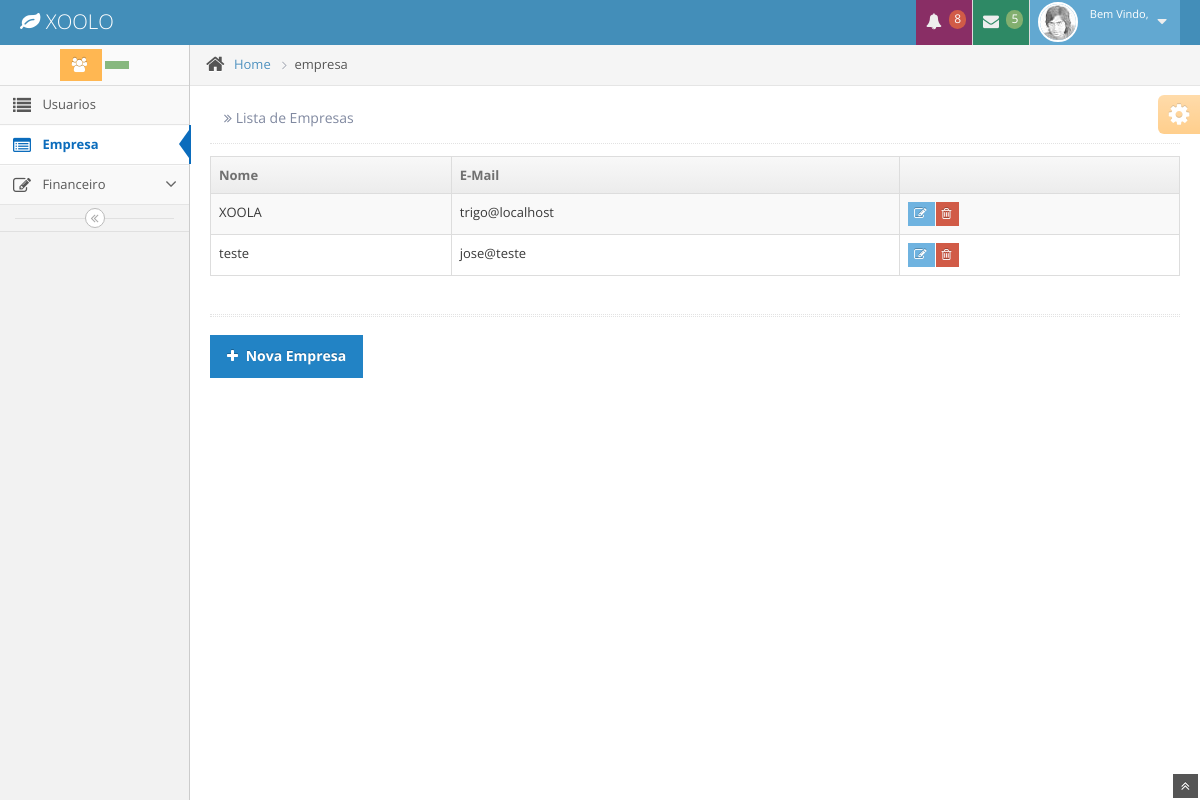
/empresa/ (signed in), run on the app's committed database.
### app/model/__init__.py (models this page shows, shortened)
class Empresa(db.Model):
      id            = db.Column(db.Integer, primary_key=True)
      nome          = db.Column(db.String(100), index=True)
      nome_resp     = db.Column(db.String(100), index=True)
      email         = db.Column(db.String(100), index=True)
      telegram      = db.Column(db.String(100), index=True)
      Usuario       = db.relationship('Usuario', backref='empresa', lazy='dynamic')
      Movimentacao  = db.relationship('Movimentacao', backref='empresa', lazy='dynamic')
      Categoria     = db.relationship('Categoria', backref='empresa', lazy='dynamic')
      Conta         = db.relationship('Conta', backref='empresa', lazy='dynamic')
      date_created  = db.Column(db.DateTime)
      date_modified = db.Column(db.DateTime)

### app/controllers/empresa/controllers.py (the view)
@empresa.route('/index')
@empresa.route('/')
@login_required
def index():
    todos = Empresa.query.all()
    session['tela'] = "empresa"
    return render_template('empresa/index.html',title='Lista de Empresas',todos=todos)

### app/__init__.py (called while the page is built)
@app.context_processor
def utility_processor():
    def formatar_dinheiro(value):
        if type(value) == str:
           value = int(value)
        valor = format_decimal(value, format='#.##,##;(#)')
        return "R$ {}".format(valor)
    return dict(formatar_dinheiro=formatar_dinheiro)

### app/controllers/auth/controllers.py (called while the page is built)
@login_manager.user_loader
def user_loader(user_id):
    return Usuario.query.get(user_id)

### app/templates/empresa/index.html (shortened to what this page needs)
{% extends "layout/base.html" %}
{% block content %}
          <div class="row-fluid">
            <div class="span12">
              <div class="row-fluid">
                <div class="span12">
                  <table id="sample-table-1" class="table table-striped table-bordered table-hover">
                     <thead>
                        <tr>
                          <th> Nome </th>
                          <th> E-Mail </th>
                          <th> </th>
                       </tr>
                      </thead>
                      <tbody>
                        {% for emp in todos %}
                          <tr>
                             <td> {{emp.nome}} </td>
                             <td> {{emp.email}}</td>
                             <td>
                                <div class="hidden-phone visible-desktop btn-group">
                                     <a class="btn btn-mini btn-info" href="{{url_for('empresa.edit', emp_id=emp.id)}}">
                                         <i class="icon-edit bigger-120">   </i>
                                     </a>
                                     <a class="btn btn-mini btn-danger" href="{{url_for('empresa.delete', emp_id=emp.id)}}">
                                        <i class="icon-trash bigger-120"></i>
                                     </a>
                                </div>
                             </td>
                          </tr>
                        {% endfor %}
                      </tbody>
             </table>
                </div>
              </div>
              <div class="hr hr-18 dotted hr-double"></div>
                           <div class="left">
                      <a href="{{url_for('empresa.new')}}" class="btn btn-primary">
                        <i class="icon-plus"></i>
                        <strong>Nova Empresa</strong>
                      </a>
                    </div>
            </div>
          </div>
        </div>
        <div class="ace-settings-container" id="ace-settings-container">
          <div class="btn btn-app btn-mini btn-warning ace-settings-btn" id="ace-settings-btn">
            <i class="icon-cog bigger-150"></i>
          </div>
        </div>
      </div>
    </div>
    <a href="#" id="btn-scroll-up" class="btn-scroll-up btn btn-small btn-inverse">
      <i class="icon-double-angle-up icon-only bigger-110"></i>
    </a>
{% endblock %}

### data on the page
Empresa: nome "XOOLA", email "trigo@localhost"
Empresa: nome "teste", email "jose@teste"

### other printed values
{{ session['tela'] }} "empresa"
{{ title }} "Lista de Empresas"
